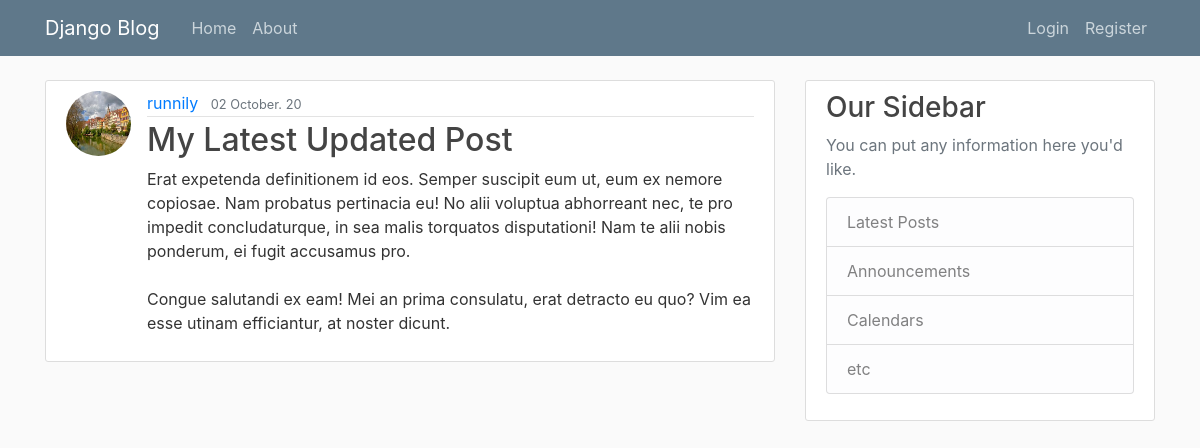
The page /post/30 on the database its author committed.
### blog/models.py (models this page shows, shortened)
class Post(models.Model):
    title = models.CharField(max_length=100)
    content = models.TextField()
    date_posted = models.DateTimeField(default=timezone.now)
    author = models.ForeignKey(User, on_delete=models.CASCADE)

### users/models.py (models this page shows, shortened)
class Profile(models.Model):
    user = models.OneToOneField(User, on_delete=models.CASCADE)
    image = models.ImageField(default="default.jpg", upload_to='profile_pics')

### blog/views.py (the view)
# urls.py: path('post/<int:pk>', PostDetailView.as_view(), name="post-detail"),
class PostDetailView(DetailView):
    model = Post #what model to query in order to create our post

### blog/templates/blog/post_detail.html (shortened to what this page needs)
{%extends "blog/base.html" %}
{% block content %}
<article class="media content-section">
    <img class = "rounded-circle article-img" src="{{object.author.profile.image.url}}">
    <div class="media-body">
        <div class="article-metadata">
        <a class="mr-2" href="{%url 'user-posts' object.author.username%}">{{ object.author }}</a>
        <small class="text-muted">{{ object.date_posted|date:"d F. y" }}</small>
    </div>
        <h2 class="article-title"> {{ object.title }}</h2>
        <p class="article-content">{{ object.content }}</p>
    </div>
</article>
{% endblock content %}

### blog/static/blog/main.css (style rules this page uses)
body { background: #fafafa; color: #333333; margin-top: 5rem; }
h1, h2, h3, h4, h5, h6 { color: #444444; }
.content-section { background: #ffffff; padding: 10px 20px; border: 1px solid #dddddd; border-radius: 3px; margin-bottom: 20px; }
.article-title { color: #444444; }
.article-content { white-space: pre-line; }
.article-img { height: 65px; width: 65px; margin-right: 16px; }
.article-metadata { padding-bottom: 1px; margin-bottom: 4px; border-bottom: 1px solid #e3e3e3 }

### rows shown on the page
Post: author.profile.image (picture), author "runnily", date_posted "02 October. 20", title "My Latest Updated Post", content "Erat expetenda definitionem id eos. Semper suscipit eum ut, eum ex nemore copiosae. Nam probatus pertinacia eu! No alii voluptua abhorreant nec, te pro impedit concludaturque, in sea malis torquatos disputationi! Nam te alii nobis ponderum, ei fugit accusamus pro. Congue salutandi ex eam! Mei an prima consulatu, erat detracto eu quo? Vim ea esse utinam efficiantur, at noster dicunt."
